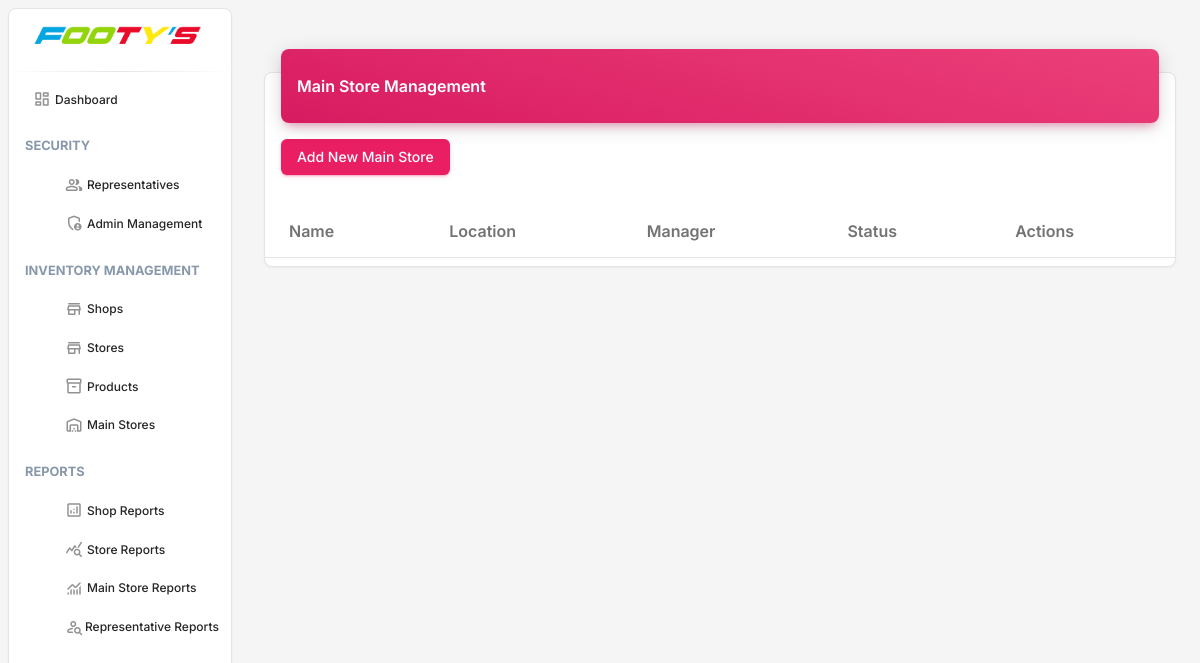
/track-n-trace/admin/main-stores/ (signed in), run on an earlier commit of the app's database.
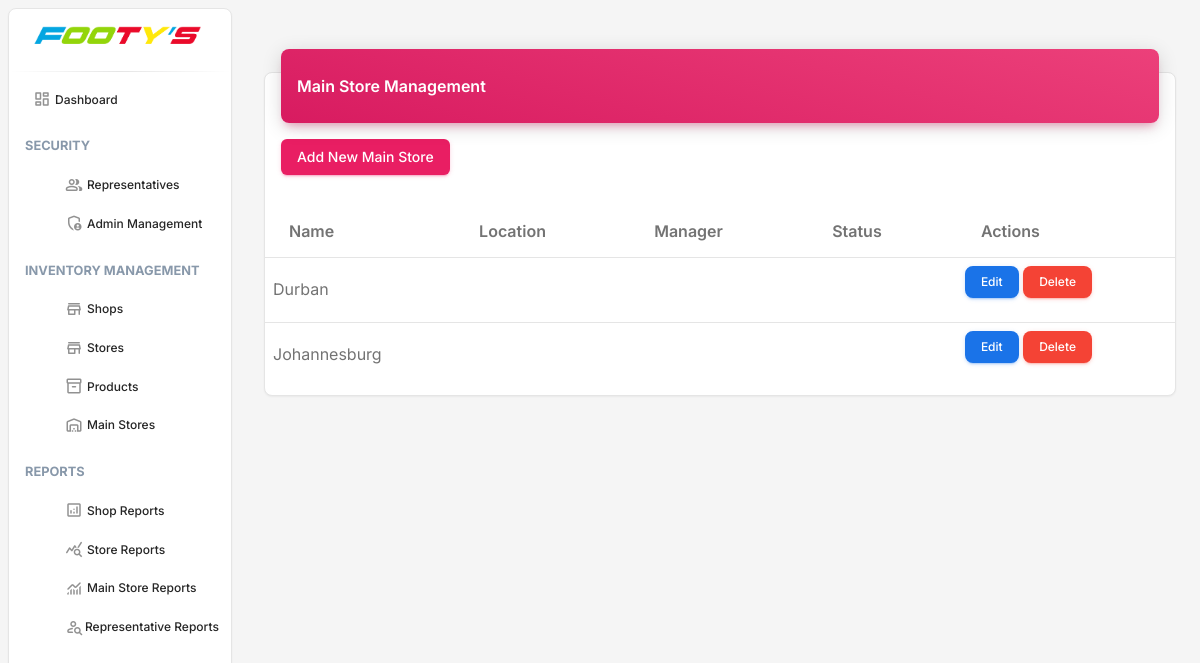
And on a later commit of the database.
### reptrack_trace/models.py (models this page shows, shortened)
class MainStore(models.Model):
    name = models.CharField(max_length=255)
    address = models.TextField()
    manager_name = models.CharField(max_length=255,null=True, blank=True)
    manager_phone = models.CharField(max_length=20,null=True, blank=True)
    manager_email = models.EmailField(null=True, blank=True)
    created_at = models.DateTimeField(auto_now_add=True)
    updated_at = models.DateTimeField(auto_now=True)

### reptrack_trace/views.py (the view)
# urls.py: path('admin/main-stores/', views.AdminMainStoreListView.as_view(), name='admin-main-store-list'),
class AdminMainStoreListView(AdminRequiredMixin, ListView):
    model = MainStore
    template_name = 'admin/mainstorelist.html'
    context_object_name = 'main_stores'

### reptrack_trace/views.py (called while the page is built)
    def test_func(self):
        return self.request.user.is_authenticated and self.request.user.role == User.ADMIN

### core/templates/admin/mainstorelist.html (shortened to what this page needs)
{% extends 'admin/base_admin.html' %}
{% load static %}
{% block content %}
<div class="container-fluid py-4">
    <div class="row">
        <div class="col-12">
            <div class="card my-4">
                <div class="card-header p-0 position-relative mt-n4 mx-3 z-index-2">
                    <div class="bg-gradient-primary shadow-primary border-radius-lg pt-4 pb-3">
                        <h6 class="text-white text-capitalize ps-3">Main Store Management</h6>
                    </div>
                </div>
                <div class="card-body px-0 pb-2">
                    <div class="table-responsive p-0">
                        <div class="px-3 pb-3">
                            <a href="{% url 'reptrack_trace:admin-main-store-create' %}" class="btn btn-primary">Add New Main Store</a>
                        </div>
                        <table class="table align-items-center mb-0">
                            <thead>
                                <tr>
                                    <th>Name</th>
                                    <th>Location</th>
                                    <th>Manager</th>
                                    <th>Status</th>
                                    <th>Actions</th>
                                </tr>
                            </thead>
                            <tbody>
                                {% for main_store in main_stores %}
                                <tr>
                                    <td>{{ main_store.name }}</td>
                                    <td>{{ main_store.location }}</td>
                                    <td>{{ main_store.manager }}</td>
                                    <td>{{ main_store.status }}</td>
                                    <td>
                                        <a href="{% url 'reptrack_trace:admin-store-update' main_store.pk %}" class="btn btn-info btn-sm">Edit</a>
                                        <a href="{% url 'reptrack_trace:admin-main-store-delete' main_store.pk %}" class="btn btn-danger btn-sm">Delete</a>
                                    </td>
                                </tr>
                                {% endfor %}
                            </tbody>
                        </table>
                    </div>
                </div>
            </div>
        </div>
    </div>
</div>
{% endblock %}

What changed in the data, as far as the page shows it:
added MainStore: name "Durban"
added MainStore: name "Johannesburg"
